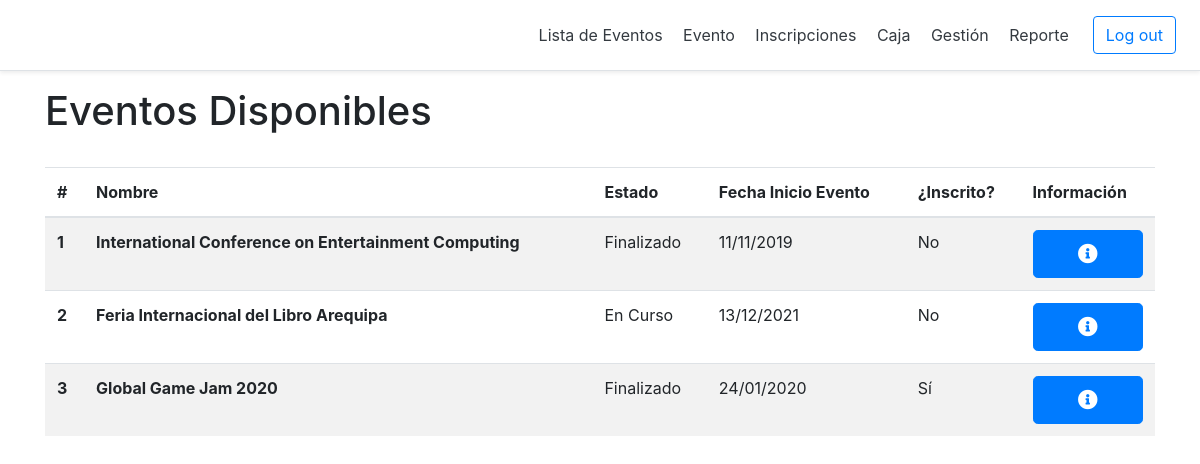
The app's page /listaEventosParticipante (signed in) with its own data.
### models.py (models this page shows)
class Evento(db.Model):
    id = db.Column(db.Integer, primary_key=True)
    nombre = db.Column(db.String(100), nullable=False)
    tipo = db.Column(db.String(100), nullable=False)
    descripcion = db.Column(db.String(130), nullable=False)
    lugar = db.Column(db.String(100), nullable=False)
    estado = db.Column(db.String(20), default="Borrador")
    fechaCreacion = db.Column(db.Date, default=datetime.utcnow)
    fechaPreInscripcion = db.Column(db.Date)
    fechaAprtrInscripcion = db.Column(db.Date)
    fechaLmtDscnto = db.Column(db.Date)
    fechaCierreInscripcion = db.Column(db.Date)
    fechaInicio = db.Column(db.Date)
    fechaFin = db.Column(db.Date)
    cntInscritos = db.Column(db.Integer, default=0)
    cntPreInscritos = db.Column(db.Integer, default=0)
    prcntjDscnto = db.Column(db.Float, default=0)
    plantilla = db.Column(db.Boolean, default=False)
    actividades = db.relationship('Actividad', backref='evento', lazy=True)
    usuarios_eventos = db.relationship('Usuario_Evento', backref='evento', lazy=True)
    movimientos = db.relationship('Movimiento', backref='evento', lazy=True)
    categorias = db.relationship('Categoria', backref='evento', lazy=True)
    paquetes = db.relationship('Paquete', backref='evento', lazy=True)

### app.py (the view)
@app.route('/listaEventosParticipante', methods=['POST','GET'])
def listaEventosParticipante():
    usuarioEventos = Usuario_Evento.query.filter_by(idUsuario = session['idUsuario'])
    idEventos = []
    for ue in usuarioEventos:
        idEventos.append(ue.idEvento)
    listaIdEventos = []
    for idEvento in idEventos:
        evento = Evento.query.get_or_404(idEvento)
        usuarioEvento = Usuario_Evento.query.filter_by(
            idUsuario = session['idUsuario'],
            idEvento = evento.id).first()
        estaInscrito = "No"
        if usuarioEvento.estaInscrito == True:
            estaInscrito = "Sí"
        listaIdEventos.append({
            "idEvento":evento.id,
            "nombre":evento.nombre,
            "estado":evento.estado,
            "fechaInicioEvento":evento.fechaInicio.strftime("%d/%m/%Y"),
            "estaInscrito": estaInscrito
        })
    lens={
        'general' : len(listaIdEventos)
    }
    return render_template(
        "SCV-B06VisualizarListaEventosParticipante.html",
        general=listaIdEventos,
        len = lens,
        tipoUsuario = session['tipoUsuario']
    )

### app.py (called while the page is built)
@app.context_processor
def utility_processor():
    return dict()

### templates/SCV-B06VisualizarListaEventosParticipante.html (shortened to what this page needs)
{% extends "Layout.html" %}
{% block body %}
        <h1>Eventos Disponibles</h1>
        <br>
        <table class="table table-striped">
            <thead>
                <tr>
                    <th scope="col">#</th>
                    <th scope="col">Nombre</th>
                    <th scope="col">Estado</th>
                    <th scope="col">Fecha Inicio Evento</th>
                    <th scope="col">¿Inscrito?</th>
                    <th scope="col">Información</th>
                </tr>
            </thead>
            <tbody>
                {% for i in range(len.general) %}
                <tr>
                    <th scope="row">{{i+1}}</th>
                    <th >{{general[i].nombre}}</th>
                    <td>{{general[i].estado}}</td>
                    <td>{{general[i].fechaInicioEvento}}</td>
                    <td>{{general[i].estaInscrito}}</td>
                    <td><a href="{{ url_for('verEvento',id=general[i].idEvento) }}" id="" class="btn btn-primary btn-lg btn-block" ><i class="fas fa-info-circle"></i></a></td>
                </tr>
                {% endfor %}
            </tbody>
        </table>
{% endblock %}

### static/css/solid.css (style rules this page uses)
.fa, .fas { font-family: 'Font Awesome 5 Free'; font-weight: 900; }

### records on screen
Evento: nombre "International Conference on Entertainment Computing", estado "Finalizado"
Evento: nombre "Feria Internacional del Libro Arequipa", estado "En Curso"
Evento: nombre "Global Game Jam 2020", estado "Finalizado"

### other values on screen
{{ i+1 }} "1" "2" "3"
{{ general[i].fechaInicioEvento }} "11/11/2019" "13/12/2021" "24/01/2020"
{{ general[i].estaInscrito }} "No" "No" "Sí"
